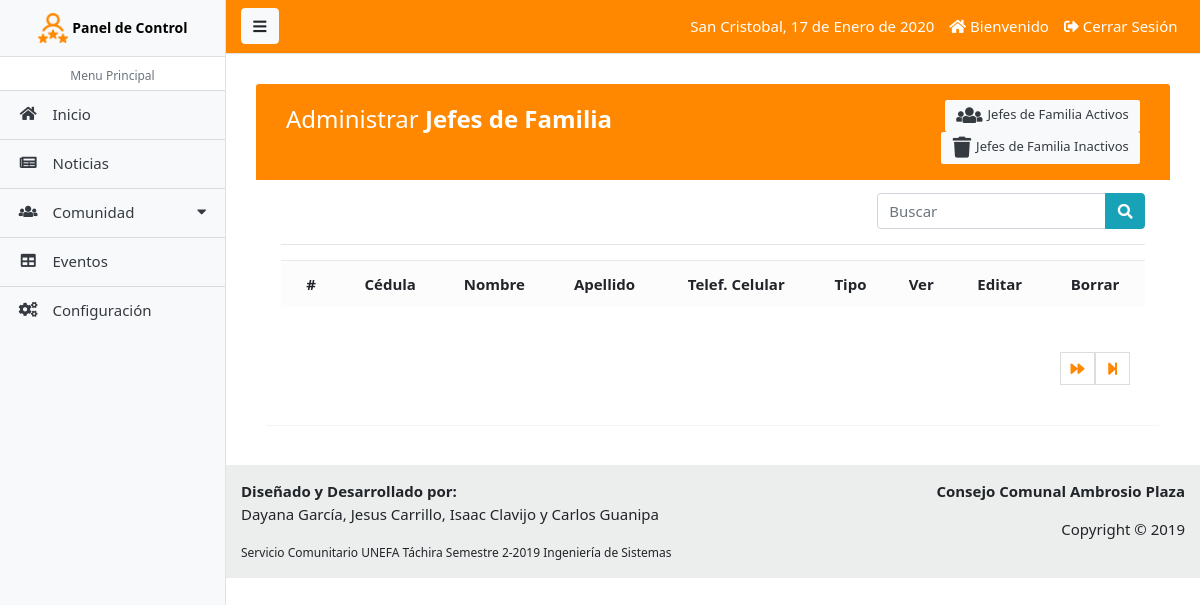
Page /paginas/jefe_lista.php (signed in) on the earlier database version.
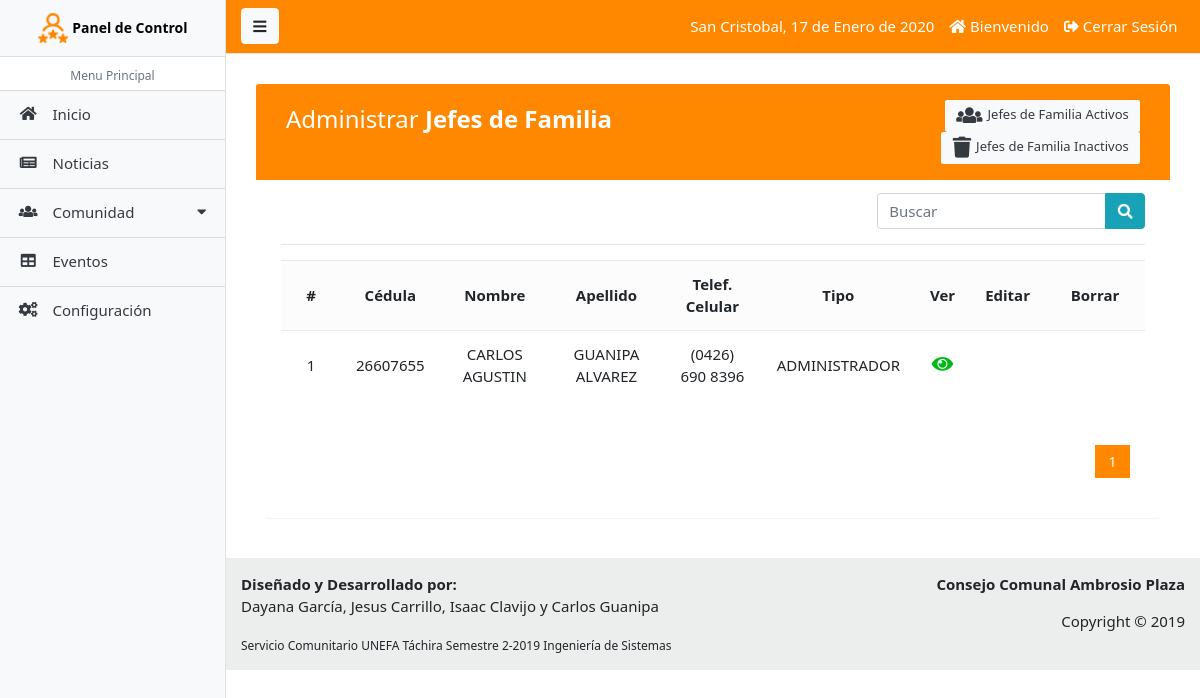
Same page on the later database version.
### tables this page shows
CREATE TABLE `tab_jef` (
  `ident_jef` int(11) NOT NULL,
  `cedul_jef` int(11) DEFAULT NULL,
  `nombr_jef` varchar(45) DEFAULT NULL,
  `apeli_jef` varchar(45) DEFAULT NULL,
  `fecna_jef` date DEFAULT NULL,
  `telem_jef` varchar(45) DEFAULT NULL,
  `telec_jef` varchar(45) DEFAULT NULL,
  `email_jef` varchar(45) DEFAULT NULL,
  `calle_jef` varchar(45) DEFAULT NULL,
  `direc_jef` varchar(200) DEFAULT NULL,
  `tibom_jef` varchar(45) DEFAULT NULL,
  `seria_jef` varchar(45) DEFAULT NULL,
  `usuar_jef` varchar(45) DEFAULT NULL,
  `contr_jef` varchar(45) DEFAULT NULL,
  `statu_jef` char(1) DEFAULT NULL,
  `ident_tip` int(11) NOT NULL
);

CREATE TABLE `tab_tip` (
  `ident_tip` int(11) NOT NULL,
  `nombr_tip` varchar(45) DEFAULT NULL
);

### paginas/jefe_lista.php (the view, shortened to what this page needs)
<?php
  require_once('includes/admin_header.php');
?>
<div class="container-fluid">
	<div class="table-wrapper">
	    <div class="table-title">
	        <div class="row">
            <div class="col-sm-6">
							<h2>Administrar <b>Jefes de Familia</b></h2>
						</div>
						<div class="col-sm-6">
							<a href="jefe_lista.php" class="btn btn-light text-dark"><i class="fa fa-users"></i> Jefes de Familia Activos</a>
							<a href="jefe_lista_inactivo.php" class="btn btn-light text-dark"><i class="fa fa-trash"></i> Jefes de Familia Inactivos</a>
						</div>
	        </div>
	    </div>
	    <div class="row" style="padding-top: 2px;">
	    	<div class="col-sm-8">
				</div>
				<form action="jefe_buscar.php" method="GET" class="col-sm-4" style="padding-top: 1px;">
					<div class="input-group">
						<input type="text" class="form-control" name="busqueda" id="busqueda" placeholder="Buscar">
						<div class="input-group-append">
							<button type="submit" class="btn btn-info"><i class="fa fa-search"></i></button>
						</div>
					</div>
				</form>
	    </div>
	    <hr>
	    <div>
	    	<div class="table-responsive">
					<table class="table table-striped table-hover">
						<tr>
							<th class='text-center'>#</th>
							<th class='text-center'>Cédula</th>
							<th class='text-center'>Nombre</th>
							<th class='text-center'>Apellido</th>
							<th class='text-center'>Telef. Celular</th>
							<th class='text-center'>Tipo</th>
							<th class='text-center'>Ver</th>
							<th class='text-center'>Editar</th>
							<th class='text-center'>Borrar</th>
						</tr>
						<?php
							$sql_registe = mysqli_query($conexion,"SELECT COUNT(*) as total_registro FROM tab_jef WHERE statu_jef = 1");
							$result_registe = mysqli_fetch_array($sql_registe);
							$total_registro = $result_registe['total_registro'];
							$por_pagina = 10;
							if (empty($_GET['pagina']))
							{
								$pagina = 1;
							}else{
								$pagina = $_GET['pagina'];
							}
							$desde = ($pagina-1) * $por_pagina;
							$total_paginas = ceil($total_registro / $por_pagina);
							$query = mysqli_query($conexion,"SELECT u.ident_jef, u.cedul_jef,u.nombr_jef, u.apeli_jef, u.telem_jef, u.usuar_jef, r.ident_tip, r.nombr_tip FROM tab_jef u INNER JOIN tab_tip r ON u.ident_tip = r.ident_tip WHERE statu_jef = 1 ORDER BY ident_jef ASC LIMIT $desde,$por_pagina");
							$result = mysqli_num_rows($query);
							if ($result > 0) {
							 	while ($data = mysqli_fetch_array($query)) {
							 		?>
							 		<tr class="row<?php echo $data['ident_jef']; ?>">
										<td class='text-center'><?php echo $data['ident_jef']; ?></td>
										<td class='text-center'><?php echo $data['cedul_jef']; ?></td>
										<td class='text-center'><?php echo $data['nombr_jef']; ?></td>
										<td class='text-center'><?php echo $data['apeli_jef']; ?></td>
										<td class='text-center'><?php echo $data['telem_jef']; ?></td>
										<td class='text-center'><?php echo $data['nombr_tip']; ?></td>
										<td class='text-center'>
											<a href="jefe_ver.php?id=<?php echo $data['ident_jef']; ?>" class="look"><i class="fa fa-eye"></i></a>
										</td>
										<td class='text-center'>
										</td>
										<td class='text-center'>
										</td>
									</tr>
							 	<?php
							 	}
							 }
						?>
					</table>
				</div>
				<div class="paginador">
					<ul>
						<?php
							for ($i=1; $i <= $total_paginas; $i++)
							{
								if ($i == $pagina)
								{
									echo '<li class="pageSelected">'.$i.'</li>';
								}else{
									echo '<li><a href="?pagina='.$i.'">'.$i.'</a></li>';
								}
							}
							if ($pagina != $total_paginas)
							{
								?>
								<li><a href="?pagina=<?php echo $pagina+1; ?>"><i class="fas fa-forward"></i></a></li>
								<li><a href="?pagina=<?php echo $total_paginas; ?>"><i class="fas fa-step-forward"></i></a></li>
								<?php
							}
						?>
					</ul>
				</div>
	    </div>
	</div>
</div>
<?php require_once('includes/admin_footer.php');  ?>

Differences in the rows shown:
added tab_jef: ident_jef "1", cedul_jef "26607655", nombr_jef "CARLOS AGUSTIN", apeli_jef "GUANIPA ALVAREZ", telem_jef "(0426) 690 8396", ident_tip.nombr_tip "ADMINISTRADOR"
Other differences:
new list line: "1"
